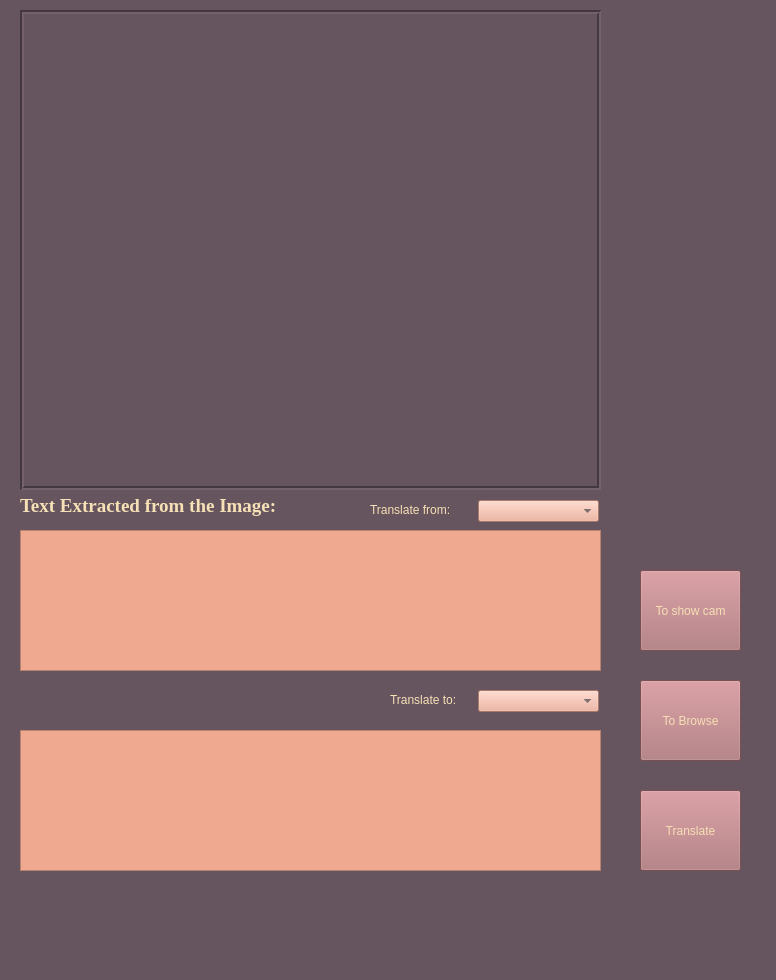
<?xml version="1.0" encoding="UTF-8"?>
<ui version="4.0">
 <class>Form</class>
 <widget class="QWidget" name="Form">
  <property name="geometry">
   <rect>
    <x>0</x>
    <y>0</y>
    <width>776</width>
    <height>980</height>
   </rect>
  </property>
  <property name="windowTitle">
   <string>Form</string>
  </property>
  <property name="styleSheet">
   <string notr="true">background-color:		#66545e;</string>
  </property>
  <widget class="QLabel" name="Cam_Feed">
   <property name="geometry">
    <rect>
     <x>20</x>
     <y>10</y>
     <width>581</width>
     <height>480</height>
    </rect>
   </property>
   <property name="frameShape">
    <enum>QFrame::Box</enum>
   </property>
   <property name="frameShadow">
    <enum>QFrame::Sunken</enum>
   </property>
   <property name="lineWidth">
    <number>2</number>
   </property>
   <property name="text">
    <string/>
   </property>
  </widget>
  <widget class="QLabel" name="label">
   <property name="geometry">
    <rect>
     <x>20</x>
     <y>490</y>
     <width>261</width>
     <height>31</height>
    </rect>
   </property>
   <property name="font">
    <font>
     <family>Times New Roman</family>
     <pointsize>14</pointsize>
     <weight>75</weight>
     <italic>false</italic>
     <bold>true</bold>
    </font>
   </property>
   <property name="styleSheet">
    <string notr="true">font:bold 14pt &quot;Times New Roman&quot;;
color: 		#f6e0b5 ;</string>
   </property>
   <property name="text">
    <string>Text Extracted from the Image:</string>
   </property>
  </widget>
  <widget class="QTextEdit" name="Txt_Img">
   <property name="geometry">
    <rect>
     <x>20</x>
     <y>530</y>
     <width>581</width>
     <height>141</height>
    </rect>
   </property>
   <property name="styleSheet">
    <string notr="true">background-color: 	#eea990;
font: 12pt &quot;Times New Roman&quot;;
color: 			#36393e ;</string>
   </property>
   <property name="readOnly">
    <bool>false</bool>
   </property>
  </widget>
  <widget class="QPushButton" name="To_SC">
   <property name="geometry">
    <rect>
     <x>640</x>
     <y>570</y>
     <width>101</width>
     <height>81</height>
    </rect>
   </property>
   <property name="styleSheet">
    <string notr="true">font: 12pt &quot;Times New Roman&quot;;
background-color: 	#aa6f73 ;
color: 	#f6e0b5 ;</string>
   </property>
   <property name="text">
    <string>To show cam</string>
   </property>
  </widget>
  <widget class="QPushButton" name="To_Br">
   <property name="geometry">
    <rect>
     <x>640</x>
     <y>680</y>
     <width>101</width>
     <height>81</height>
    </rect>
   </property>
   <property name="styleSheet">
    <string notr="true">font: 12pt &quot;Times New Roman&quot;;
background-color: 	#aa6f73 ;
color: 	#f6e0b5 ;</string>
   </property>
   <property name="text">
    <string>To Browse</string>
   </property>
  </widget>
  <widget class="QTextEdit" name="Tran_Txt">
   <property name="geometry">
    <rect>
     <x>20</x>
     <y>730</y>
     <width>581</width>
     <height>141</height>
    </rect>
   </property>
   <property name="styleSheet">
    <string notr="true">background-color: 	#eea990;
font: 12pt &quot;Times New Roman&quot;;
color: 			#36393e ;</string>
   </property>
   <property name="readOnly">
    <bool>true</bool>
   </property>
  </widget>
  <widget class="QComboBox" name="Src_Lang">
   <property name="geometry">
    <rect>
     <x>478</x>
     <y>500</y>
     <width>121</width>
     <height>22</height>
    </rect>
   </property>
   <property name="styleSheet">
    <string notr="true">background-color: 	#eea990;
font: 10pt &quot;Times New Roman&quot;;
color: 		#36393e;</string>
   </property>
  </widget>
  <widget class="QComboBox" name="Des_Lang">
   <property name="geometry">
    <rect>
     <x>478</x>
     <y>690</y>
     <width>121</width>
     <height>22</height>
    </rect>
   </property>
   <property name="styleSheet">
    <string notr="true">background-color: 	#eea990;
font: 10pt &quot;Times New Roman&quot;;
color: 			#36393e ;</string>
   </property>
  </widget>
  <widget class="QLabel" name="label_2">
   <property name="geometry">
    <rect>
     <x>370</x>
     <y>500</y>
     <width>101</width>
     <height>20</height>
    </rect>
   </property>
   <property name="styleSheet">
    <string notr="true">font:bold 11pt &quot;Times New Roman&quot;;
color: 		#f6e0b5 ;</string>
   </property>
   <property name="text">
    <string>Translate from:</string>
   </property>
  </widget>
  <widget class="QLabel" name="label_3">
   <property name="geometry">
    <rect>
     <x>390</x>
     <y>690</y>
     <width>81</width>
     <height>20</height>
    </rect>
   </property>
   <property name="styleSheet">
    <string notr="true">font:bold 11pt &quot;Times New Roman&quot;;
color: 		#f6e0b5 ;</string>
   </property>
   <property name="text">
    <string>Translate to:</string>
   </property>
  </widget>
  <widget class="QPushButton" name="Trans">
   <property name="geometry">
    <rect>
     <x>640</x>
     <y>790</y>
     <width>101</width>
     <height>81</height>
    </rect>
   </property>
   <property name="styleSheet">
    <string notr="true">font: 12pt &quot;Times New Roman&quot;;
background-color: 	#aa6f73 ;
color: 	#f6e0b5 ;</string>
   </property>
   <property name="text">
    <string>Translate</string>
   </property>
  </widget>
  <widget class="QLabel" name="Notice">
   <property name="geometry">
    <rect>
     <x>20</x>
     <y>690</y>
     <width>251</width>
     <height>21</height>
    </rect>
   </property>
   <property name="styleSheet">
    <string notr="true">font:bold 10pt &quot;Times New Roman&quot;;
color: 		#f6e0b5 ;</string>
   </property>
   <property name="text">
    <string/>
   </property>
  </widget>
 </widget>
 <resources/>
 <connections/>
</ui>
